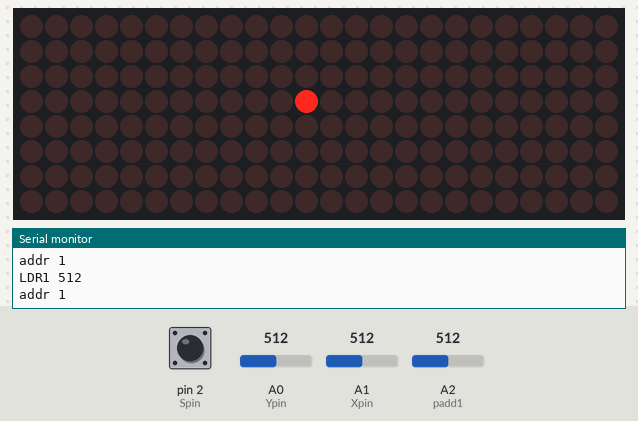
A sketch run on a simulated Arduino Uno, built with avr-gcc and run on an emulated ATmega328P. On the bench: 24×8 LED matrix, the last lines printed to the serial monitor. The inputs (shaded band) are chosen by the test bench; at power-on: A0 (Ypin) = 512, A1 (Xpin) = 512, pin 2 (Spin) HIGH, A2 (padd1) = 512.

Above: at 1.2 s.
1.3 s: A0 (Ypin) set to 22
2.8 s: A0 (Ypin) set to 18
At 3.4 s:
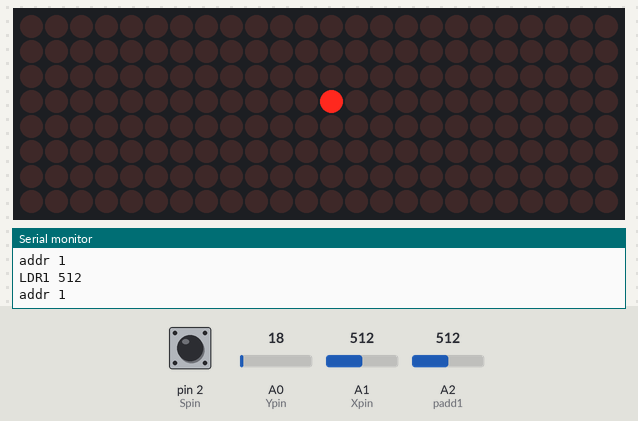
5.8 s: A1 (Xpin) set to 961
8.8 s: A1 (Xpin) set to 987
At 11.6 s:
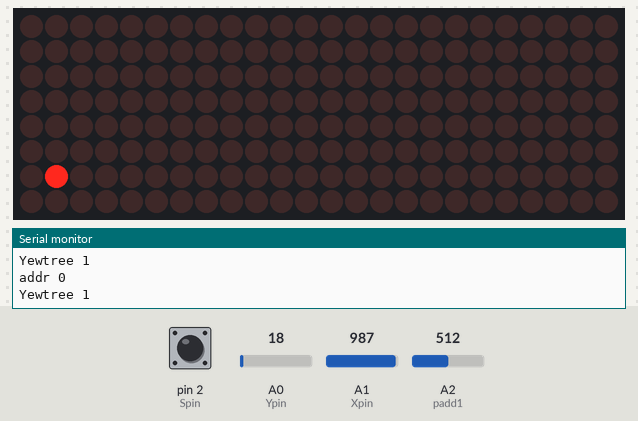
11.8 s: pin 2 (Spin) pulled LOW for 1 s
At 12.4 s:
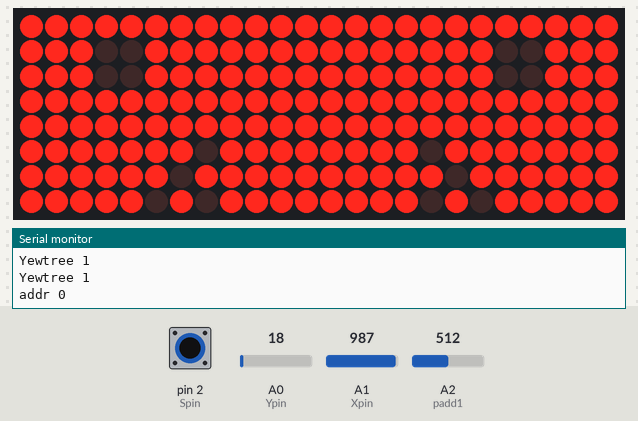
15.8 s: A1 (Xpin) set to 10
At 21.8 s:
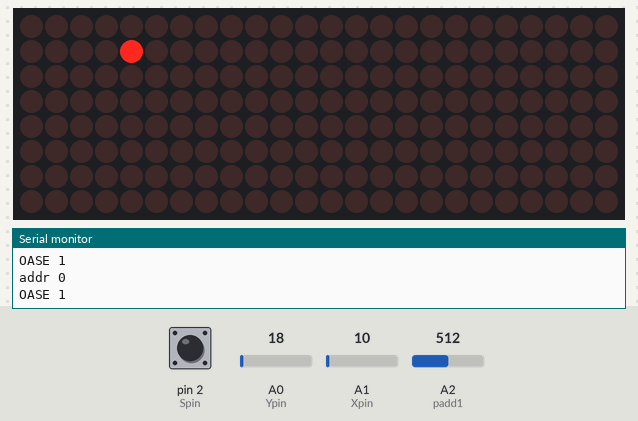
Timing chart, 0 to 22.5 s (numbered marks = the images above; inputs shaded):
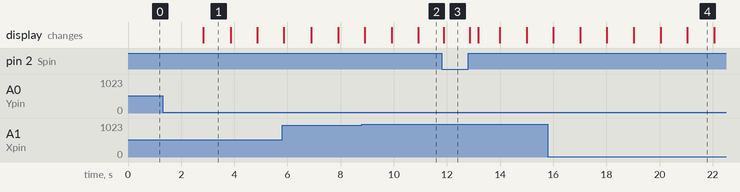

Measured:
- the behaviour switches between 20 and 19 on A0 (Ypin) (found by bisection; images 0 and 1)
- the behaviour switches between 979 and 980 on A1 (Xpin) (found by bisection; images 1 and 2)
- after the input at 2.8 s, the display: changes at once (image 1)
- after the input at 8.8 s, the display: first changes after 0.11 s (image 2 shows a later state)
- after the input at 11.8 s, the display: changes after 0.09 s (image 3)
- after the input at 15.8 s, the display: first changes after 0.21 s (image 4 shows a later state)
- what the display in image 1 shows lasts 1.1 s, from 2.8 s to 3.9 s

The sketch:

_2_PaddenstoelToMax_0111.ino
```cpp
#include "LedControl.h"

//DIN 6, CLK 7, CS 5
LedControl lc = LedControl(7, 5, 6, 3);

//Declaration Joystick
int Xpin = A1;
int Ypin = A0;
int Spin = 2;
int Xval;
int Yval;
int Sval;

//switch case bewegen over de kaart
unsigned long delaytime = 100;
unsigned long prevTime = 0;
int waitJoy = 1000;
int printTime;

//functie set Blokje
int posX = 3;
int posY = 3;
int p = 0;
int addr = 1;

//uiterlijk kaart
const uint64_t IMAGES[] = {
  0x5fbf7fffffe7e7ff,  //woestijn
  0xffffffffffffffff,
  0xfafdfeffffe7e7ff
};
const int IMAGES_LEN = sizeof(IMAGES) / 8;


//#2 Paddenstoel
int padd1 = A2;
int LDR1;


void setup() {
  Serial.begin(9600);

  pinMode (Xpin, INPUT);
  pinMode (Ypin, INPUT);
  pinMode (Spin, INPUT);
  digitalWrite(Spin, HIGH);

  for (int i = 0; i < 3; i++) {
    lc.shutdown(i, false);
    lc.setIntensity(i, 2);
    lc.clearDisplay(i);
  }

//  setBlokje(addr, posX, posY);

  //#2 paddenstoelen
  pinMode(padd1, INPUT);
}


//LOOP!!!
void loop() {
  // Joystick
  Xval = analogRead(Xpin);
  Yval = analogRead(Ypin);
  Sval = digitalRead(Spin);

    if (addr == 1){
    paddenstoelen ();
    //En nog een aantal oceaan functies
    }

  //Kaartlezen
  if (Sval == LOW) {
    displayMap(0, IMAGES[0]);
    displayMap(1, IMAGES[1]);
    displayMap(2, IMAGES[2]);
  }
  if (Sval == HIGH) {
    setBlokje(addr, posX, posY);
  }

  //Positie JoyStick
  if (Xval >= 980 && posX < 7) {
    p = 1;
  }
  else if (Xval < 20 && posX > 0) {
    p = 2;
  }
  else if (Yval >= 980 && posY < 8) {
    p = 3;
  }
  else if (Yval < 20 && posY > -1) {
    p = 4;
  }
  else {
    p = 0;
  }

  if (p) {
    unsigned long currentTime = millis();

    switch (p) {
      case 1:
        printTime = currentTime;

        if (currentTime - prevTime > waitJoy) {
          posX = posX + 1;
          setBlokje(addr, posX, posY);
          prevTime = currentTime;
        }
        break;

      case 2:
        printTime = currentTime;

        if (currentTime - prevTime > waitJoy) {
          posX = posX - 1;
          setBlokje(addr, posX, posY);
          prevTime = currentTime;
        }
        break;

      case 3:
        printTime = currentTime;
        if (currentTime - prevTime > waitJoy) {
          posY = posY - 1;
          if (posY == -1) {
            addr++;
            posY = 7;
          }
          setBlokje(addr, posX, posY);
          prevTime = currentTime;
        }
        break;

      case 4:
        printTime = currentTime;

        if (currentTime - prevTime > waitJoy) {
          posY = posY + 1;
          if (posY == 8) {
            addr--;
            posY = 0;
          }
          setBlokje(addr, posX, posY);
          prevTime = currentTime;
        }
        break;

    }
  }

  //#9 put
  if (addr == 2 && (posX == 2 || posX == 1) && (posY == 3 || posY == 4) ) {
    Serial.println("Put 1");

  }
  //#9 Boomwackerboom
  if (addr == 2 && (posX == 5 && posY == 0) || (posX == 6 && posY == 1) || (posX == 7 && posY == 2) ) {
    Serial.println("Yewtree 1");
  }

  //#7Boomwackerboom
  if (addr == 0 && (posX == 2 || posX == 1) && (posY == 3 || posY == 4) ){
    Serial.println("OASE 1");
  }
  //# 15 Sensuele Tempel
  if (addr == 0 && (posX == 5 && posY == 7) || (posX == 6 && posY == 6) || (posX == 7 && posY == 5) ){
    Serial.println("Sex 1");
  }

}


//FUNCTIONS
void setBlokje(int addr, int posX, int posY) {
  for (int i = 0; i < 3; i++) {
    lc.clearDisplay(i);
  }
  lc.setLed(addr, posX, posY, true);
  Serial.print("addr ");
  Serial.println(addr);
}


void displayMap(int addr, uint64_t image) {
  for (int i = 0; i < 8; i++) {
    byte row = (image >> i * 8) & 0xFF;
    for (int j = 0; j < 8; j++) {
      lc.setLed(addr, i, j, bitRead(row, j));
    }
  }
}

void paddenstoelen () {
 LDR1 = analogRead(padd1);
  Serial.print("LDR1 ");
  Serial.println(LDR1);
}
```
